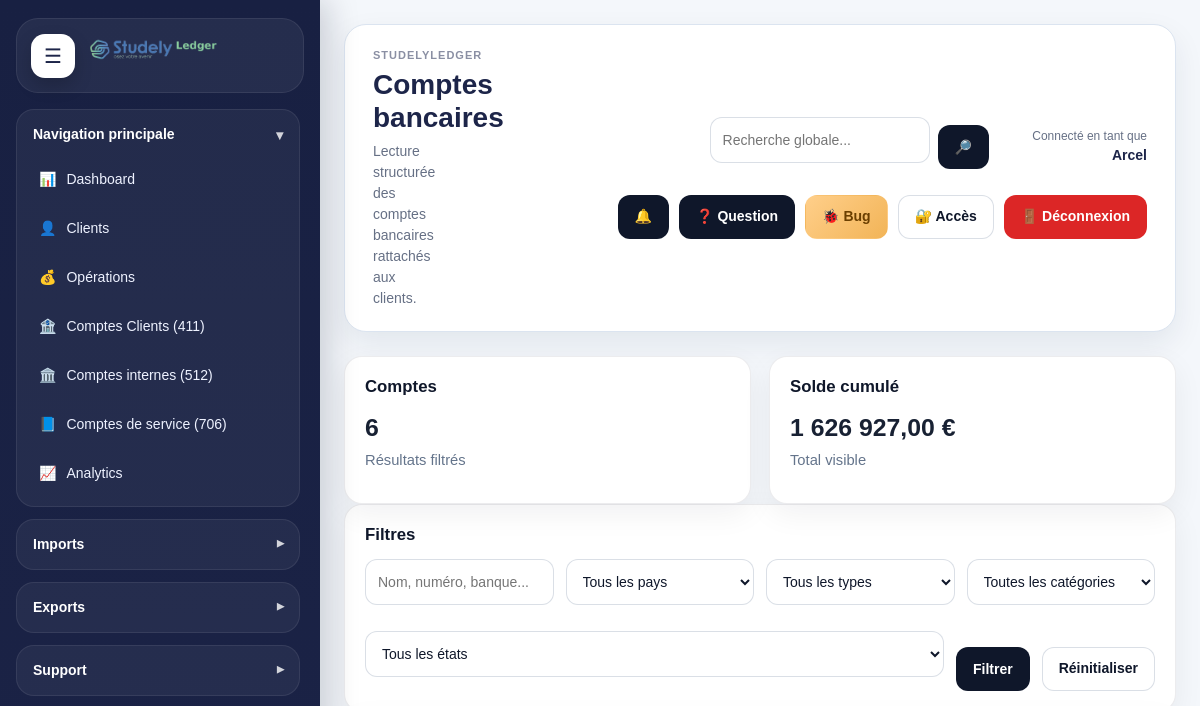
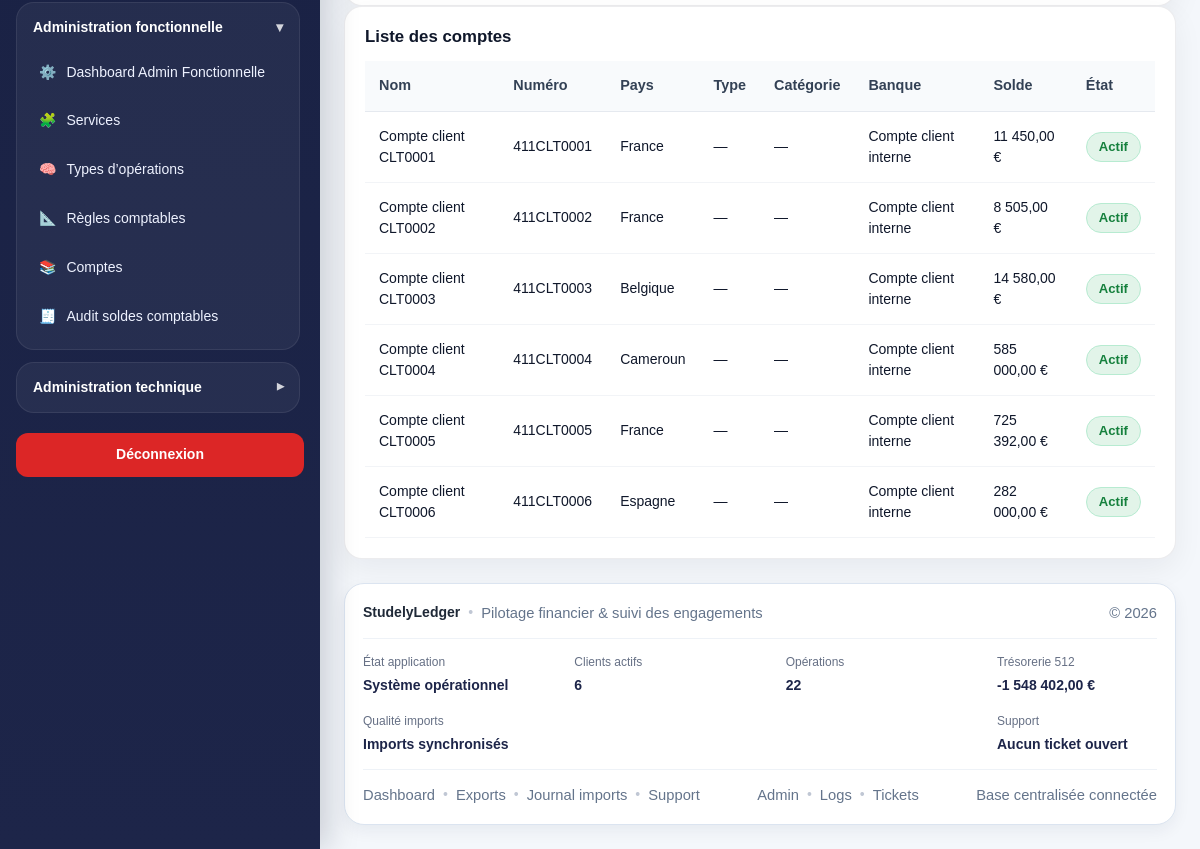
/modules/treasury/bank_accounts.php (signed in), run on an earlier commit of the app's database (2 pictures, top to bottom).
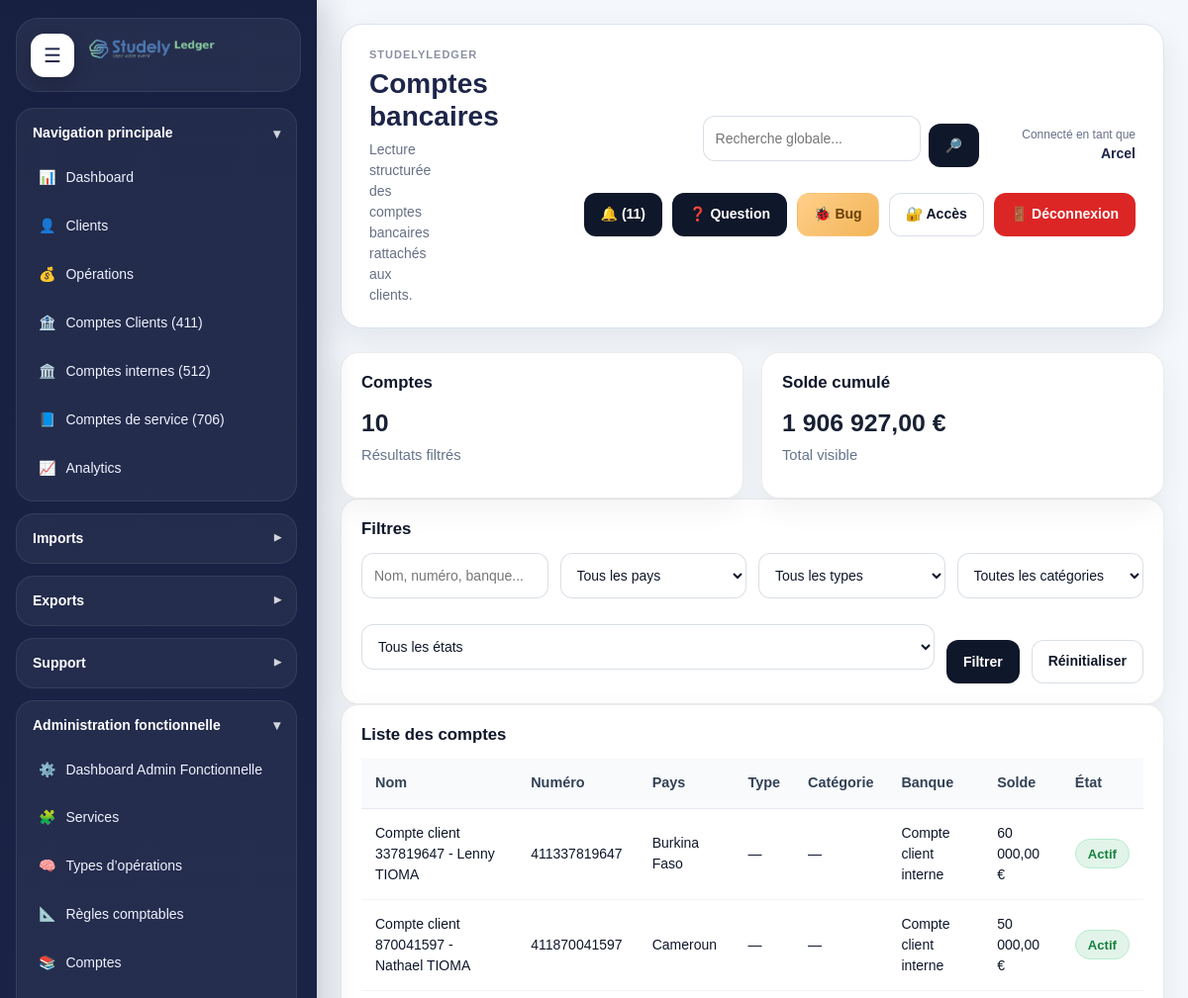
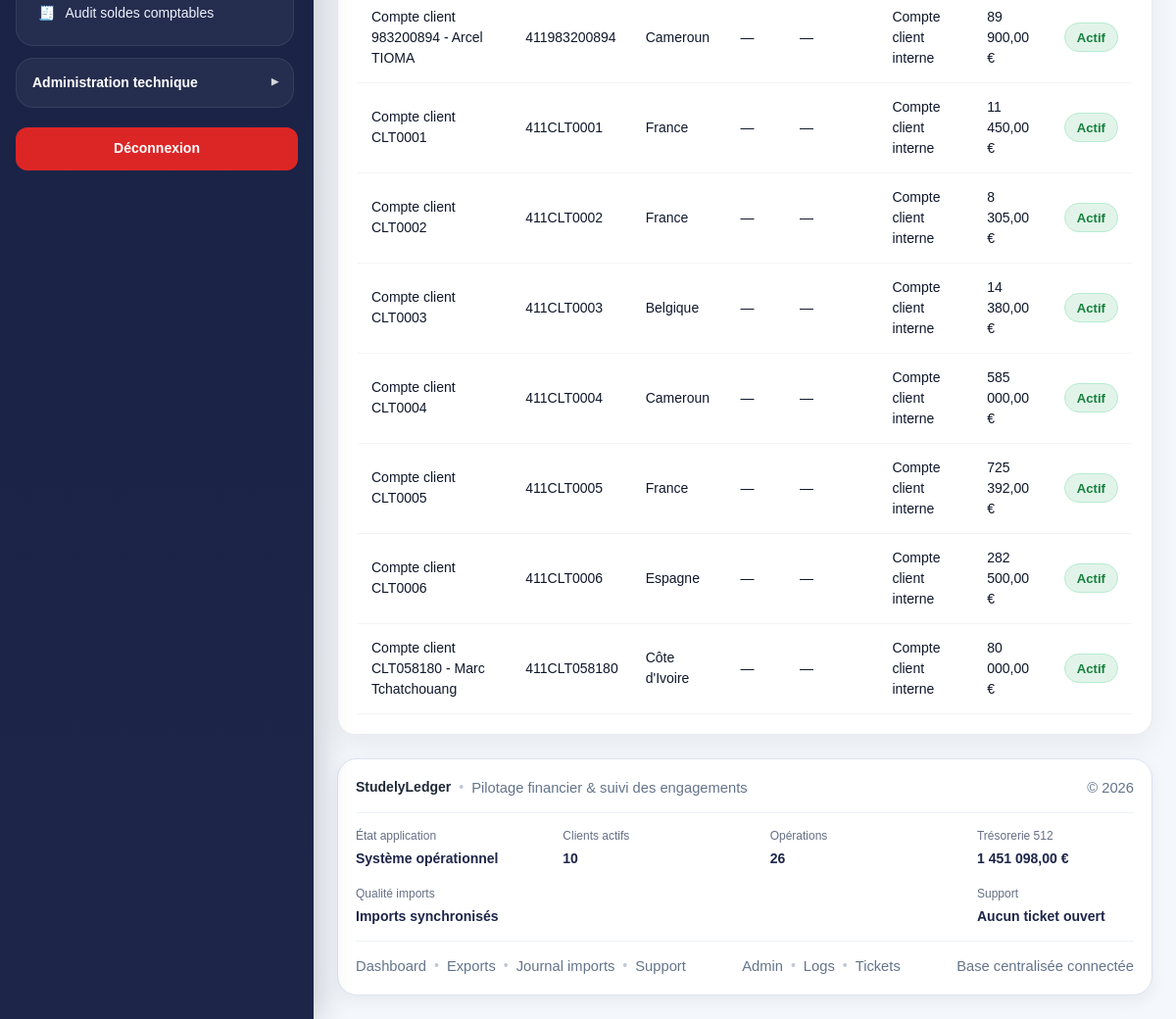
And on a later commit of the database (2 pictures, top to bottom).
### tables this page shows
CREATE TABLE `bank_accounts` (
  `id` int(11) NOT NULL,
  `account_name` varchar(255) DEFAULT NULL,
  `account_number` varchar(100) NOT NULL,
  `bank_name` varchar(255) DEFAULT NULL,
  `country` varchar(150) DEFAULT NULL,
  `account_type_id` int(11) DEFAULT NULL,
  `account_category_id` int(11) DEFAULT NULL,
  `initial_balance` decimal(15,2) NOT NULL DEFAULT 0.00,
  `balance` decimal(15,2) NOT NULL DEFAULT 0.00,
  `is_active` tinyint(1) NOT NULL DEFAULT 1,
  `created_at` datetime NOT NULL DEFAULT current_timestamp(),
  `updated_at` datetime DEFAULT NULL
);

### includes/admin_functions.php (called while the page is built, shortened)
<?php
if (!function_exists('e')) {
    function e(?string $value): string
    {
        return htmlspecialchars((string)($value ?? ''), ENT_QUOTES, 'UTF-8');
    }
}
if (!function_exists('tableExists')) {
    function tableExists(PDO $pdo, string $tableName): bool
    {
        $stmt = $pdo->prepare("
            SELECT COUNT(*)
            FROM information_schema.TABLES
            WHERE TABLE_SCHEMA = DATABASE()
              AND TABLE_NAME = ?
        ");
        $stmt->execute([$tableName]);
        return (int)$stmt->fetchColumn() > 0;
    }
}
if (!function_exists('countUnreadNotifications')) {
    function countUnreadNotifications(PDO $pdo): int
    {
        if (!tableExists($pdo, 'notifications')) {
            return 0;
        }
        $stmt = $pdo->query("
            SELECT COUNT(*)
            FROM notifications
            WHERE COALESCE(is_read, 0) = 0
        ");
        return (int)$stmt->fetchColumn();
    }
}
        ?>

### modules/treasury/bank_accounts.php (the view, shortened to what the changed rows need)
<?php
$pdo = getPDO();
require_once __DIR__ . '/../../includes/admin_functions.php';
$sql = "
    SELECT
        ba.*,
        at.name AS type_name,
        ac.name AS category_name
    FROM bank_accounts ba
    LEFT JOIN account_types at ON at.id = ba.account_type_id
    LEFT JOIN account_categories ac ON ac.id = ba.account_category_id
    WHERE 1=1
";
$params = [];
$sql .= " ORDER BY ba.account_name ASC, ba.id ASC";
$stmt = $pdo->prepare($sql);
$stmt->execute($params);
$accounts = $stmt->fetchAll(PDO::FETCH_ASSOC);
$totalAccounts = count($accounts);
$totalBalance = 0.0;
foreach ($accounts as $account) {
    $totalBalance += (float)$account['balance'];
}
$pageTitle = 'Comptes bancaires';
require_once __DIR__ . '/../../includes/document_start.php';
?>
<div class="layout">
    <div class="main">
        <?php require_once __DIR__ . '/../../includes/header.php'; ?>
        <div class="card-grid">
            <div class="card">
                <h3>Comptes</h3>
                <div class="kpi"><?= $totalAccounts ?></div>
                <p class="muted">Résultats filtrés</p>
            </div>
            <div class="card">
                <h3>Solde cumulé</h3>
                <div class="kpi"><?= number_format($totalBalance, 2, ',', ' ') ?> €</div>
                <p class="muted">Total visible</p>
            </div>
        </div>
        <div class="table-card">
            <table>
                <thead>
                    <tr>
                        <th>Nom</th>
                        <th>Numéro</th>
                        <th>Pays</th>
                        <th>Type</th>
                        <th>Catégorie</th>
                        <th>Banque</th>
                        <th>Solde</th>
                        <th>État</th>
                    </tr>
                </thead>
                <tbody>
                    <?php if (!$accounts): ?>
                        <tr>
                            <td colspan="8">Aucun compte trouvé.</td>
                        </tr>
                    <?php else: ?>
                        <?php foreach ($accounts as $account): ?>
                            <tr>
                                <td><?= e($account['account_name'] ?? '—') ?></td>
                                <td><?= e($account['account_number'] ?? '—') ?></td>
                                <td><?= e($account['country'] ?? '—') ?></td>
                                <td><?= e($account['type_name'] ?? '—') ?></td>
                                <td><?= e($account['category_name'] ?? '—') ?></td>
                                <td><?= e($account['bank_name'] ?? '—') ?></td>
                                <td><?= number_format((float)$account['balance'], 2, ',', ' ') ?> €</td>
                                <td>
                                    <?php if ((int)$account['is_active'] === 1): ?>
                                        <span class="status-pill status-success">Actif</span>
                                    <?php else: ?>
                                        <span class="status-pill status-danger">Inactif</span>
                                    <?php endif; ?>
                                </td>
                            </tr>
                        <?php endforeach; ?>
                    <?php endif; ?>
                </tbody>
            </table>
        </div>
        <?php require_once __DIR__ . '/../../includes/footer.php'; ?>
    </div>
</div>
<?php require_once __DIR__ . '/../../includes/document_end.php'; ?>

### includes/header.php (shortened to what the changed rows need)
<?php
$title = $pageTitle ?? APP_NAME;
$notificationCount = 0;
if (isset($pdo) && $pdo instanceof PDO && function_exists('countUnreadNotifications')) {
    $notificationCount = countUnreadNotifications($pdo);
}
?>
<header class="studely-header">
    <div class="header-left">
        <div class="header-titles">
            <h1 class="header-title"><?= e($title) ?></h1>
        </div>
    </div>
    <div class="header-right">
        <div class="header-actions" style="display:flex; align-items:center; gap:10px;">
            <div class="header-notification-box" style="position:relative;">
                <a href="<?= e(APP_URL) ?>modules/notifications/notifications.php" class="btn btn-secondary">
                    🔔<?= $notificationCount > 0 ? ' (' . (int)$notificationCount . ')' : '' ?>
                </a>
            </div>
        </div>
    </div>
</header>

### includes/footer.php (shortened to what the changed rows need)
<?php
require_once __DIR__ . '/admin_functions.php';
$totalActiveClients = 0;
$totalOperations = 0;
$totalTreasuryBalance = 0.0;
try {
    if (tableExists($pdo, 'clients')) {
        $totalActiveClients = (int)$pdo->query("
            SELECT COUNT(*)
            FROM clients
            WHERE COALESCE(is_active, 1) = 1
        ")->fetchColumn();
    }
    if (tableExists($pdo, 'operations')) {
        $totalOperations = (int)$pdo->query("
            SELECT COUNT(*)
            FROM operations
        ")->fetchColumn();
    }
    if (tableExists($pdo, 'treasury_accounts')) {
        $totalTreasuryBalance = (float)$pdo->query("
            SELECT COALESCE(SUM(current_balance), 0)
            FROM treasury_accounts
            WHERE COALESCE(is_active, 1) = 1
        ")->fetchColumn();
    }
} catch (Throwable $e) {
}
?>
<footer class="app-footer">
    <div class="rich-footer">
        <div class="system-status-bar">
            <div class="status-item">
                <span class="status-label">Clients actifs</span>
                <span class="status-value"><?= number_format($totalActiveClients, 0, ',', ' ') ?></span>
            </div>
            <div class="status-item">
                <span class="status-label">Opérations</span>
                <span class="status-value"><?= number_format($totalOperations, 0, ',', ' ') ?></span>
            </div>
            <div class="status-item">
                <span class="status-label">Trésorerie 512</span>
                <span class="status-value"><?= number_format($totalTreasuryBalance, 2, ',', ' ') ?> €</span>
            </div>
        </div>
    </div>
</footer>

What changed in the data, as far as the page shows it:
added bank_accounts: account_name "Compte client 337819647 - Lenny TIOMA", account_number "411337819647", country "Burkina Faso", type_name "—", category_name "—", bank_name "Compte client interne", balance "60 000,00", is_active "Actif"
added bank_accounts: account_name "Compte client 870041597 - Nathael TIOMA", account_number "411870041597", country "Cameroun", type_name "—", category_name "—", bank_name "Compte client interne", balance "50 000,00", is_active "Actif"
added bank_accounts: account_name "Compte client 983200894 - Arcel TIOMA", account_number "411983200894", country "Cameroun", type_name "—", category_name "—", bank_name "Compte client interne", balance "89 900,00", is_active "Actif"
changed bank_accounts "Compte client CLT0002": balance "8 505,00" → "8 305,00"
changed bank_accounts "Compte client CLT0003": balance "14 580,00" → "14 380,00"
changed bank_accounts "Compte client CLT0006": balance "282 000,00" → "282 500,00"
added bank_accounts: account_name "Compte client CLT058180 - Marc Tchatchouang", account_number "411CLT058180", country "Côte d'Ivoire", type_name "—", category_name "—", bank_name "Compte client interne", balance "80 000,00", is_active "Actif"
Also different on the page:
$notificationCount: (not shown) → "11"
$totalAccounts: "6" → "10"
$totalBalance: "1 626 927,00" → "1 906 927,00"
$totalActiveClients: "6" → "10"
$totalOperations: "22" → "26"
$totalTreasuryBalance: "-1 548 402,00" → "1 451 098,00"
